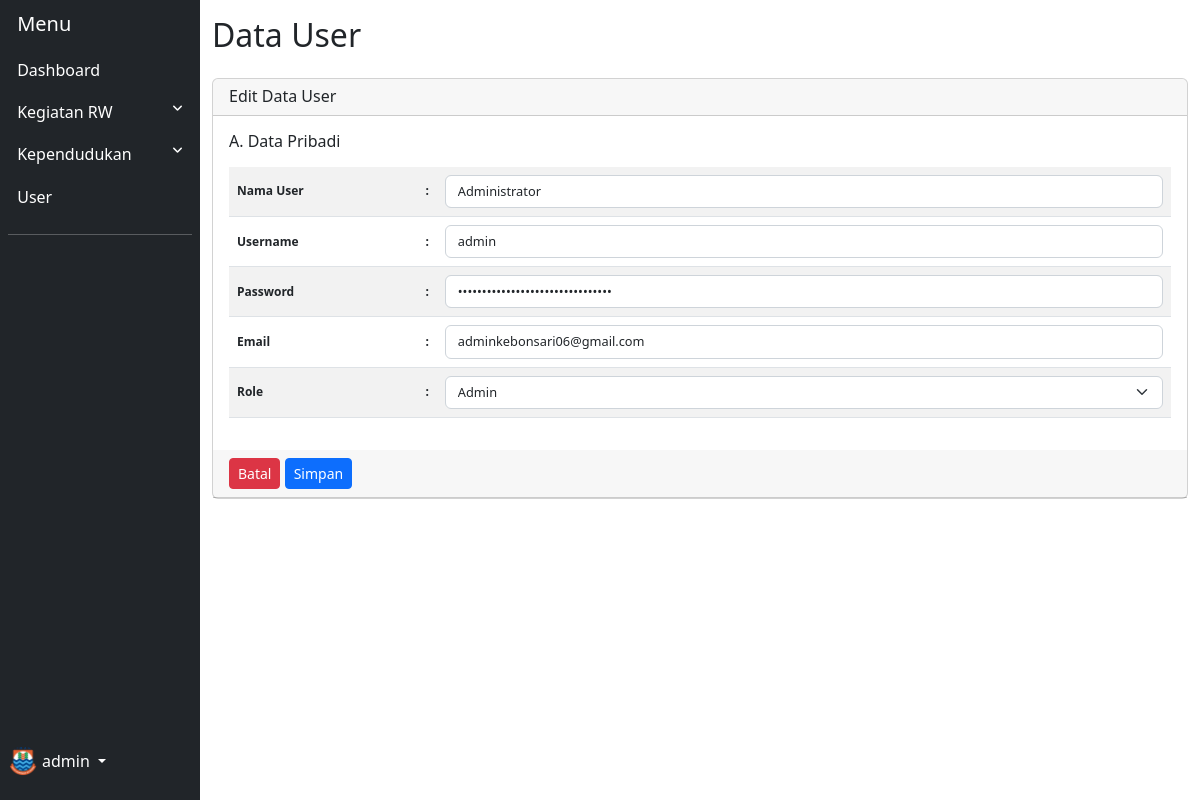
The app's page /master/user/edit-data-user.php?id_user=1 (signed in), older data.
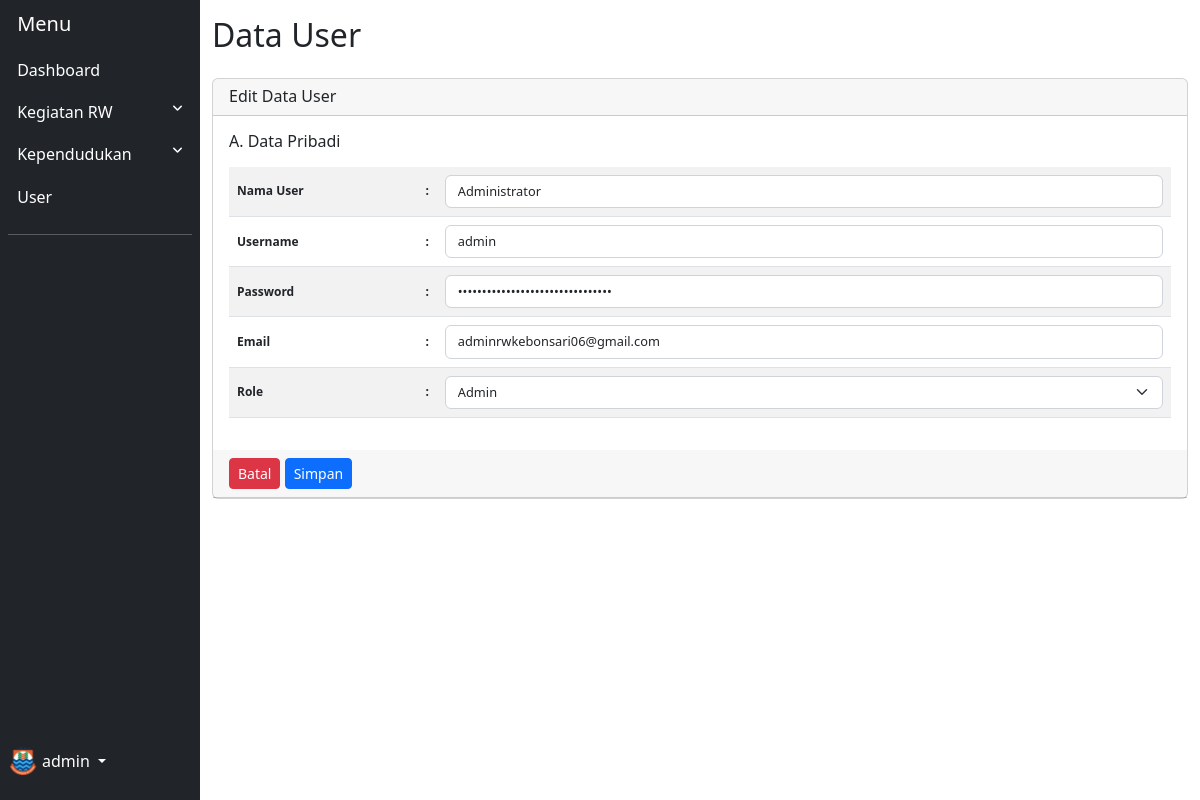
The same page, newer data.
### tables this page shows
CREATE TABLE `user` (
  `id_user` int(11) NOT NULL,
  `nama_user` varchar(255) NOT NULL,
  `username_user` varchar(255) NOT NULL,
  `password_user` varchar(255) NOT NULL,
  `email_user` varchar(255) NOT NULL,
  `role` varchar(255) NOT NULL,
  `created_at` timestamp NOT NULL DEFAULT current_timestamp(),
  `updated_at` datetime NOT NULL DEFAULT current_timestamp() ON UPDATE current_timestamp()
);

### master/user/edit-data-user.php (the view, shortened to what this page needs)
<?php
include "../../koneksi.php";
$id_user = $_GET['id_user'];
$query = mysqli_query($db, "SELECT * FROM user WHERE id_user='$id_user'");
$result = mysqli_fetch_assoc($query);
?>
<!DOCTYPE html>
<html lang="en">
<head>
    <link rel="stylesheet" href="../../assets/vendor/bootstrap/dist/css/bootstrap.min.css">
    <link rel="stylesheet" href="https://cdnjs.cloudflare.com/ajax/libs/font-awesome/6.2.0/css/all.min.css">
    <link rel="stylesheet" href="../../assets/css/master.css">
</head>
<body>
    <div class="container-fluid">
        <div class="row flex-nowrap">
            <div class="col-auto col-md-3 col-xl-2 px-sm-2 px-0 bg-dark">
                <?php include('../../layouts/master/sidebar.php'); ?>
            </div>
            <div class="col py-3">
                <div class="title mb-4">
                    <h2 class="page-header">Data User</h2>
                </div>
                <div class="card">
                    <div class="card-header">
                        <h5 class="card-title mb-0">Edit Data User</h5>
                    </div>
                    <form action="proses-edit-user.php?id_user=<?php echo $id_user; ?>" method="post">
                        <div class="card-body">
                            <div class="title-form-group mb-3">
                                <h6>A. Data Pribadi</h6>
                            </div>
                            <table class="table table-striped table-middle">
                                <tbody>
                                    <tr>
                                        <th width="20%" class="align-middle">Nama User</th>
                                        <th width="1%" class="align-middle">:</th>
                                        <td> <input type="text" name="nama_user" class="form-control" value="<?php echo $result['nama_user']; ?>" autocomplete="off" required> </td>
                                    </tr>
                                    <tr>
                                        <th class="align-middle">Username</th>
                                        <th class="align-middle">:</th>
                                        <td><input type="text" class="form-control" name="username_user" value="<?php echo $result['username_user']; ?>" autocomplete="off" required></td>
                                    </tr>
                                    <tr>
                                        <th class="align-middle">Password</th>
                                        <th class="align-middle">:</th>
                                        <td><input type="password" class="form-control" name="password_user" value="<?php echo $result['password_user']; ?>" autocomplete="off" required></td>
                                    </tr>
                                    <tr>
                                        <th class="align-middle">Email</th>
                                        <th class="align-middle">:</th>
                                        <td><input type="email" class="form-control" name="email_user" value="<?php echo $result['email_user']; ?>" autocomplete="off" required></td>
                                    </tr>
                                    <tr>
                                        <th class="align-middle">Role</th>
                                        <th class="align-middle">:</th>
                                        <td>
                                            <select name="role" class="form-select" required>
                                                <option value="admin" <?php if($result['role'] == 'admin') : echo "selected"; endif;?>>Admin</option>
                                            </select>
                                        </td>
                                    </tr>
                                </tbody>
                            </table>
                        </div>
                        <div class="card-header">
                            <button type="reset" name="reset" class="btn btn-sm btn-danger">
                                Batal
                            </button>
                            <button type="submit" name="edit" class="btn btn-sm btn-primary">
                                Simpan
                            </button>
                        </div>
                    </form>
                </div>
            </div>
        </div>
    </div>
</body>
</html>

Row changes from the older to the newer data that the page shows:
changed user "Administrator": email_user "adminkebonsari06@gmail.com" → "adminrwkebonsari06@gmail.com"
